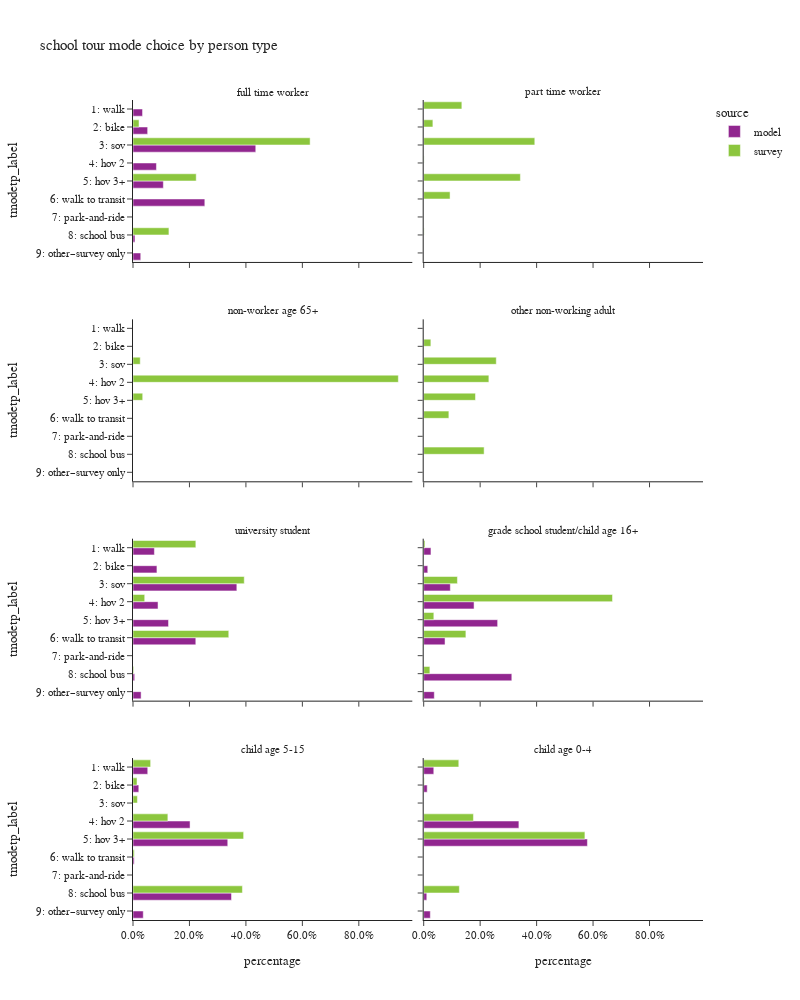

Notebook cell for this chart:
### Code cell
plot_mode_choice(sc_tour,"pptyp_label",
                 {"pptyp_label":["full time worker","part time worker","non-worker age 65+","other non-working adult",
                                 "university student","grade school student/child age 16+","child age 5-15","child age 0-4"],
                  "tmodetp_label":["1: walk","2: bike","3: sov","4: hov 2","5: hov 3+","6: walk to transit",
                                   "7: park-and-ride","8: school bus","9: other–survey only"]},
                 "person type",2,1000)

### Figure 1 — Plotly figure (JSON) as saved in the notebook; plotly's stock layout.template omitted (floating-point values rounded to 4 significant figures)
{"data": [{"alignmentgroup": "True", "customdata": [[1471], [2259], [18932], [3614], [4680], [11076], [305], [1193]], "hovertemplate": "source=model<br>pptyp_label=full time worker<br>percentage=%{x}<br>tmodetp_label=%{y}<br>sample count=%{customdata[0]}<extra></extra>", "legendgroup": "model", "marker": {"color": "#91268F", "pattern": {"shape": ""}}, "name": "model", "offsetgroup": "model", "orientation": "h", "showlegend": true, "textposition": "auto", "type": "bar", "x": [0.03379, 0.0519, 0.4349, 0.08302, 0.1075, 0.2544, 0.007007, 0.02741], "xaxis": "x7", "y": ["1: walk", "2: bike", "3: sov", "4: hov 2", "5: hov 3+", "6: walk to transit", "8: school bus", "9: other–survey only"], "yaxis": "y7"}, {"alignmentgroup": "True", "customdata": [[5430], [6075], [26365], [6352], [9019], [15946], [426], [2056]], "hovertemplate": "source=model<br>pptyp_label=university student<br>percentage=%{x}<br>tmodetp_label=%{y}<br>sample count=%{customdata[0]}<extra></extra>", "legendgroup": "model", "marker": {"color": "#91268F", "pattern": {"shape": ""}}, "name": "model", "offsetgroup": "model", "orientation": "h", "showlegend": false, "textposition": "auto", "type": "bar", "x": [0.07576, 0.08476, 0.3679, 0.08863, 0.1258, 0.2225, 0.005944, 0.02869], "xaxis": "x3", "y": ["1: walk", "2: bike", "3: sov", "4: hov 2", "5: hov 3+", "6: walk to transit", "8: school bus", "9: other–survey only"], "yaxis": "y3"}, {"alignmentgroup": "True", "customdata": [[2729], [1526], [10012], [18938], [27807], [8023], [33137], [3986]], "hovertemplate": "source=model<br>pptyp_label=grade school student/child age 16+<br>percentage=%{x}<br>tmodetp_label=%{y}<br>sample count=%{customdata[0]}<extra></extra>", "legendgroup": "model", "marker": {"color": "#91268F", "pattern": {"shape": ""}}, "name": "model", "offsetgroup": "model", "orientation": "h", "showlegend": false, "textposition": "auto", "type": "bar", "x": [0.02571, 0.01437, 0.09431, 0.1784, 0.2619, 0.07558, 0.3121, 0.03755], "xaxis": "x4", "y": ["1: walk", "2: bike", "3: sov", "4: hov 2", "5: hov 3+", "6: walk to transit", "8: school bus", "9: other–survey only"], "yaxis": "y4"}, {"alignmentgroup": "True", "customdata": [[23835], [9352], [92219], [153170], [1909], [159249], [16581]], "hovertemplate": "source=model<br>pptyp_label=child age 5-15<br>percentage=%{x}<br>tmodetp_label=%{y}<br>sample count=%{customdata[0]}<extra></extra>", "legendgroup": "model", "marker": {"color": "#91268F", "pattern": {"shape": ""}}, "name": "model", "offsetgroup": "model", "orientation": "h", "showlegend": false, "textposition": "auto", "type": "bar", "x": [0.05223, 0.02049, 0.2021, 0.3357, 0.004184, 0.349, 0.03634], "xaxis": "x", "y": ["1: walk", "2: bike", "4: hov 2", "5: hov 3+", "6: walk to transit", "8: school bus", "9: other–survey only"], "yaxis": "y"}, {"alignmentgroup": "True", "customdata": [[1752], [609], [16545], [28456], [12], [537], [1151]], "hovertemplate": "source=model<br>pptyp_label=child age 0-4<br>percentage=%{x}<br>tmodetp_label=%{y}<br>sample count=%{customdata[0]}<extra></extra>", "legendgroup": "model", "marker": {"color": "#91268F", "pattern": {"shape": ""}}, "name": "model", "offsetgroup": "model", "orientation": "h", "showlegend": false, "textposition": "auto", "type": "bar", "x": [0.03571, 0.01241, 0.3372, 0.58, 0.0002446, 0.01095, 0.02346], "xaxis": "x2", "y": ["1: walk", "2: bike", "4: hov 2", "5: hov 3+", "6: walk to transit", "8: school bus", "9: other–survey only"], "yaxis": "y2"}, {"alignmentgroup": "True", "customdata": [[1], [2], [3], [1]], "hovertemplate": "source=survey<br>pptyp_label=full time worker<br>percentage=%{x}<br>tmodetp_label=%{y}<br>sample count=%{customdata[0]}<extra></extra>", "legendgroup": "survey", "marker": {"color": "#8CC63E", "pattern": {"shape": ""}}, "name": "survey", "offsetgroup": "survey", "orientation": "h", "showlegend": true, "textposition": "auto", "type": "bar", "x": [0.02128, 0.6275, 0.2239, 0.1273], "xaxis": "x7", "y": ["2: bike", "3: sov", "5: hov 3+", "8: school bus"], "yaxis": "y7"}, {"alignmentgroup": "True", "customdata": [[2], [1], [10], [2], [4], [4], [1]], "hovertemplate": "source=survey<br>pptyp_label=part time worker<br>percentage=%{x}<br>tmodetp_label=%{y}<br>sample count=%{customdata[0]}<extra></extra>", "legendgroup": "survey", "marker": {"color": "#8CC63E", "pattern": {"shape": ""}}, "name": "survey", "offsetgroup": "survey", "orientation": "h", "showlegend": false, "textposition": "auto", "type": "bar", "x": [0.1352, 0.03257, 0.3936, 0.001363, 0.3425, 0.09339, 0.001447], "xaxis": "x8", "y": ["1: walk", "2: bike", "3: sov", "4: hov 2", "5: hov 3+", "6: walk to transit", "8: school bus"], "yaxis": "y8"}, {"alignmentgroup": "True", "customdata": [[1], [2], [1]], "hovertemplate": "source=survey<br>pptyp_label=non-worker age 65+<br>percentage=%{x}<br>tmodetp_label=%{y}<br>sample count=%{customdata[0]}<extra></extra>", "legendgroup": "survey", "marker": {"color": "#8CC63E", "pattern": {"shape": ""}}, "name": "survey", "offsetgroup": "survey", "orientation": "h", "showlegend": false, "textposition": "auto", "type": "bar", "x": [0.02564, 0.94, 0.03435], "xaxis": "x5", "y": ["3: sov", "4: hov 2", "5: hov 3+"], "yaxis": "y5"}, {"alignmentgroup": "True", "customdata": [[2], [7], [2], [5], [3], [4]], "hovertemplate": "source=survey<br>pptyp_label=other non-working adult<br>percentage=%{x}<br>tmodetp_label=%{y}<br>sample count=%{customdata[0]}<extra></extra>", "legendgroup": "survey", "marker": {"color": "#8CC63E", "pattern": {"shape": ""}}, "name": "survey", "offsetgroup": "survey", "orientation": "h", "showlegend": false, "textposition": "auto", "type": "bar", "x": [0.02537, 0.2571, 0.2309, 0.1834, 0.08915, 0.2141], "xaxis": "x6", "y": ["2: bike", "3: sov", "4: hov 2", "5: hov 3+", "6: walk to transit", "8: school bus"], "yaxis": "y6"}, {"alignmentgroup": "True", "customdata": [[11], [12], [1], [21], [1]], "hovertemplate": "source=survey<br>pptyp_label=university student<br>percentage=%{x}<br>tmodetp_label=%{y}<br>sample count=%{customdata[0]}<extra></extra>", "legendgroup": "survey", "marker": {"color": "#8CC63E", "pattern": {"shape": ""}}, "name": "survey", "offsetgroup": "survey", "orientation": "h", "showlegend": false, "textposition": "auto", "type": "bar", "x": [0.2226, 0.3942, 0.04148, 0.3393, 0.002457], "xaxis": "x3", "y": ["1: walk", "3: sov", "4: hov 2", "6: walk to transit", "8: school bus"], "yaxis": "y3"}, {"alignmentgroup": "True", "customdata": [[2], [6], [4], [6], [4], [5]], "hovertemplate": "source=survey<br>pptyp_label=grade school student/child age 16+<br>percentage=%{x}<br>tmodetp_label=%{y}<br>sample count=%{customdata[0]}<extra></extra>", "legendgroup": "survey", "marker": {"color": "#8CC63E", "pattern": {"shape": ""}}, "name": "survey", "offsetgroup": "survey", "orientation": "h", "showlegend": false, "textposition": "auto", "type": "bar", "x": [0.004491, 0.1195, 0.6689, 0.03588, 0.1495, 0.02185], "xaxis": "x4", "y": ["1: walk", "3: sov", "4: hov 2", "5: hov 3+", "6: walk to transit", "8: school bus"], "yaxis": "y4"}, {"alignmentgroup": "True", "customdata": [[40], [12], [3], [53], [136], [14], [137]], "hovertemplate": "source=survey<br>pptyp_label=child age 5-15<br>percentage=%{x}<br>tmodetp_label=%{y}<br>sample count=%{customdata[0]}<extra></extra>", "legendgroup": "survey", "marker": {"color": "#8CC63E", "pattern": {"shape": ""}}, "name": "survey", "offsetgroup": "survey", "orientation": "h", "showlegend": false, "textposition": "auto", "type": "bar", "x": [0.06248, 0.01422, 0.01562, 0.1235, 0.392, 0.004594, 0.3876], "xaxis": "x", "y": ["1: walk", "2: bike", "3: sov", "4: hov 2", "5: hov 3+", "6: walk to transit", "8: school bus"], "yaxis": "y"}, {"alignmentgroup": "True", "customdata": [[8], [3], [30], [38], [2]], "hovertemplate": "source=survey<br>pptyp_label=child age 0-4<br>percentage=%{x}<br>tmodetp_label=%{y}<br>sample count=%{customdata[0]}<extra></extra>", "legendgroup": "survey", "marker": {"color": "#8CC63E", "pattern": {"shape": ""}}, "name": "survey", "offsetgroup": "survey", "orientation": "h", "showlegend": false, "textposition": "auto", "type": "bar", "x": [0.1243, 0.002083, 0.1762, 0.5711, 0.1263], "xaxis": "x2", "y": ["1: walk", "2: bike", "4: hov 2", "5: hov 3+", "8: school bus"], "yaxis": "y2"}], "layout": {"annotations": [{"font": {}, "showarrow": false, "text": "child age 5-15", "x": 0.245, "xanchor": "center", "xref": "paper", "y": 0.1975, "yanchor": "bottom", "yref": "paper"}, {"font": {}, "showarrow": false, "text": "child age 0-4", "x": 0.755, "xanchor": "center", "xref": "paper", "y": 0.1975, "yanchor": "bottom", "yref": "paper"}, {"font": {}, "showarrow": false, "text": "university student", "x": 0.245, "xanchor": "center", "xref": "paper", "y": 0.465, "yanchor": "bottom", "yref": "paper"}, {"font": {}, "showarrow": false, "text": "grade school student/child age 16+", "x": 0.755, "xanchor": "center", "xref": "paper", "y": 0.465, "yanchor": "bottom", "yref": "paper"}, {"font": {}, "showarrow": false, "text": "non-worker age 65+", "x": 0.245, "xanchor": "center", "xref": "paper", "y": 0.7325, "yanchor": "bottom", "yref": "paper"}, {"font": {}, "showarrow": false, "text": "other non-working adult", "x": 0.755, "xanchor": "center", "xref": "paper", "y": 0.7325, "yanchor": "bottom", "yref": "paper"}, {"font": {}, "showarrow": false, "text": "full time worker", "x": 0.245, "xanchor": "center", "xref": "paper", "y": 1.0, "yanchor": "bottom", "yref": "paper"}, {"font": {}, "showarrow": false, "text": "part time worker", "x": 0.755, "xanchor": "center", "xref": "paper", "y": 1.0, "yanchor": "bottom", "yref": "paper"}], "barmode": "group", "height": 1000, "legend": {"title": {"text": "source"}, "tracegroupgap": 0}, "title": {"text": "school tour mode choice by person type"}, "width": 800, "xaxis": {"anchor": "y", "domain": [0.0, 0.49], "tickformat": ".1%", "title": {"text": "percentage"}}, "xaxis2": {"anchor": "y2", "domain": [0.51, 1.0], "matches": "x", "tickformat": ".1%", "title": {"text": "percentage"}}, "xaxis3": {"anchor": "y3", "domain": [0.0, 0.49], "matches": "x", "showticklabels": false, "tickformat": ".1%"}, "xaxis4": {"anchor": "y4", "domain": [0.51, 1.0], "matches": "x", "showticklabels": false, "tickformat": ".1%"}, "xaxis5": {"anchor": "y5", "domain": [0.0, 0.49], "matches": "x", "showticklabels": false, "tickformat": ".1%"}, "xaxis6": {"anchor": "y6", "domain": [0.51, 1.0], "matches": "x", "showticklabels": false, "tickformat": ".1%"}, "xaxis7": {"anchor": "y7", "domain": [0.0, 0.49], "matches": "x", "showticklabels": false, "tickformat": ".1%"}, "xaxis8": {"anchor": "y8", "domain": [0.51, 1.0], "matches": "x", "showticklabels": false, "tickformat": ".1%"}, "yaxis": {"anchor": "x", "categoryarray": ["9: other–survey only", "8: school bus", "7: park-and-ride", "6: walk to transit", "5: hov 3+", "4: hov 2", "3: sov", "2: bike", "1: walk"], "categoryorder": "array", "domain": [0.0, 0.1975], "title": {"text": "tmodetp_label"}}, "yaxis2": {"anchor": "x2", "domain": [0.0, 0.1975], "matches": "y", "showticklabels": false}, "yaxis3": {"anchor": "x3", "categoryarray": ["9: other–survey only", "8: school bus", "7: park-and-ride", "6: walk to transit", "5: hov 3+", "4: hov 2", "3: sov", "2: bike", "1: walk"], "categoryorder": "array", "domain": [0.2675, 0.465], "matches": "y", "title": {"text": "tmodetp_label"}}, "yaxis4": {"anchor": "x4", "domain": [0.2675, 0.465], "matches": "y", "showticklabels": false}, "yaxis5": {"anchor": "x5", "categoryarray": ["9: other–survey only", "8: school bus", "7: park-and-ride", "6: walk to transit", "5: hov 3+", "4: hov 2", "3: sov", "2: bike", "1: walk"], "categoryorder": "array", "domain": [0.535, 0.7325], "matches": "y", "title": {"text": "tmodetp_label"}}, "yaxis6": {"anchor": "x6", "domain": [0.535, 0.7325], "matches": "y", "showticklabels": false}, "yaxis7": {"anchor": "x7", "categoryarray": ["9: other–survey only", "8: school bus", "7: park-and-ride", "6: walk to transit", "5: hov 3+", "4: hov 2", "3: sov", "2: bike", "1: walk"], "categoryorder": "array", "domain": [0.8025, 1.0], "matches": "y", "title": {"text": "tmodetp_label"}}, "yaxis8": {"anchor": "x8", "domain": [0.8025, 1.0], "matches": "y", "showticklabels": false}}}
